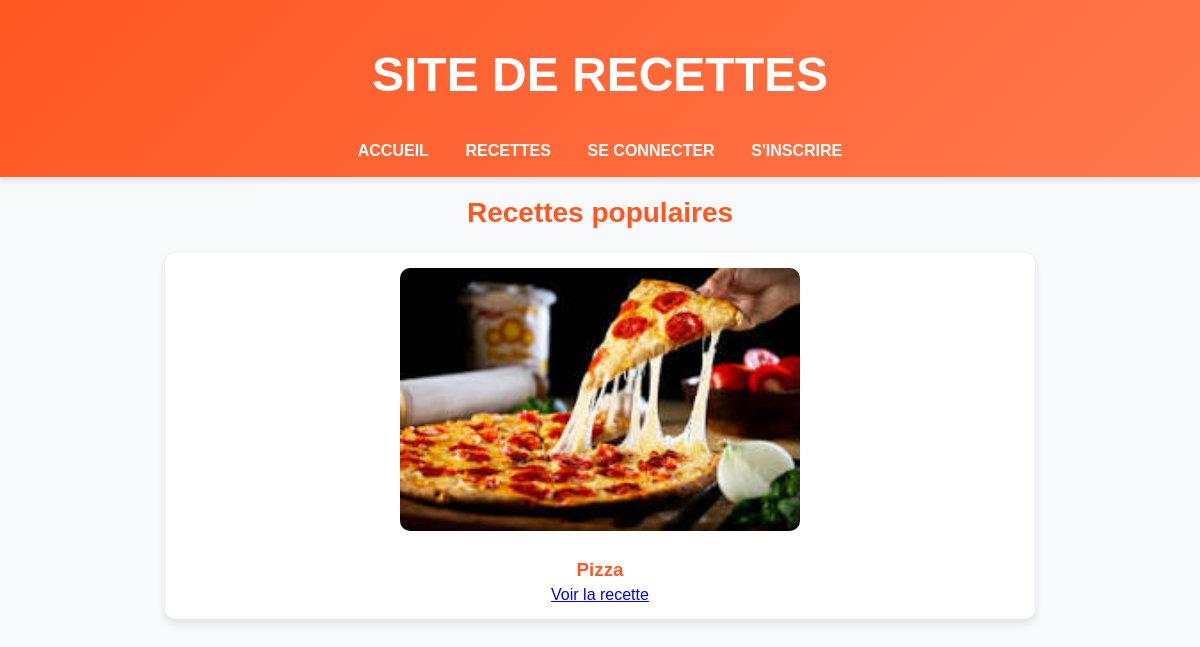
Before: / with the older database file.
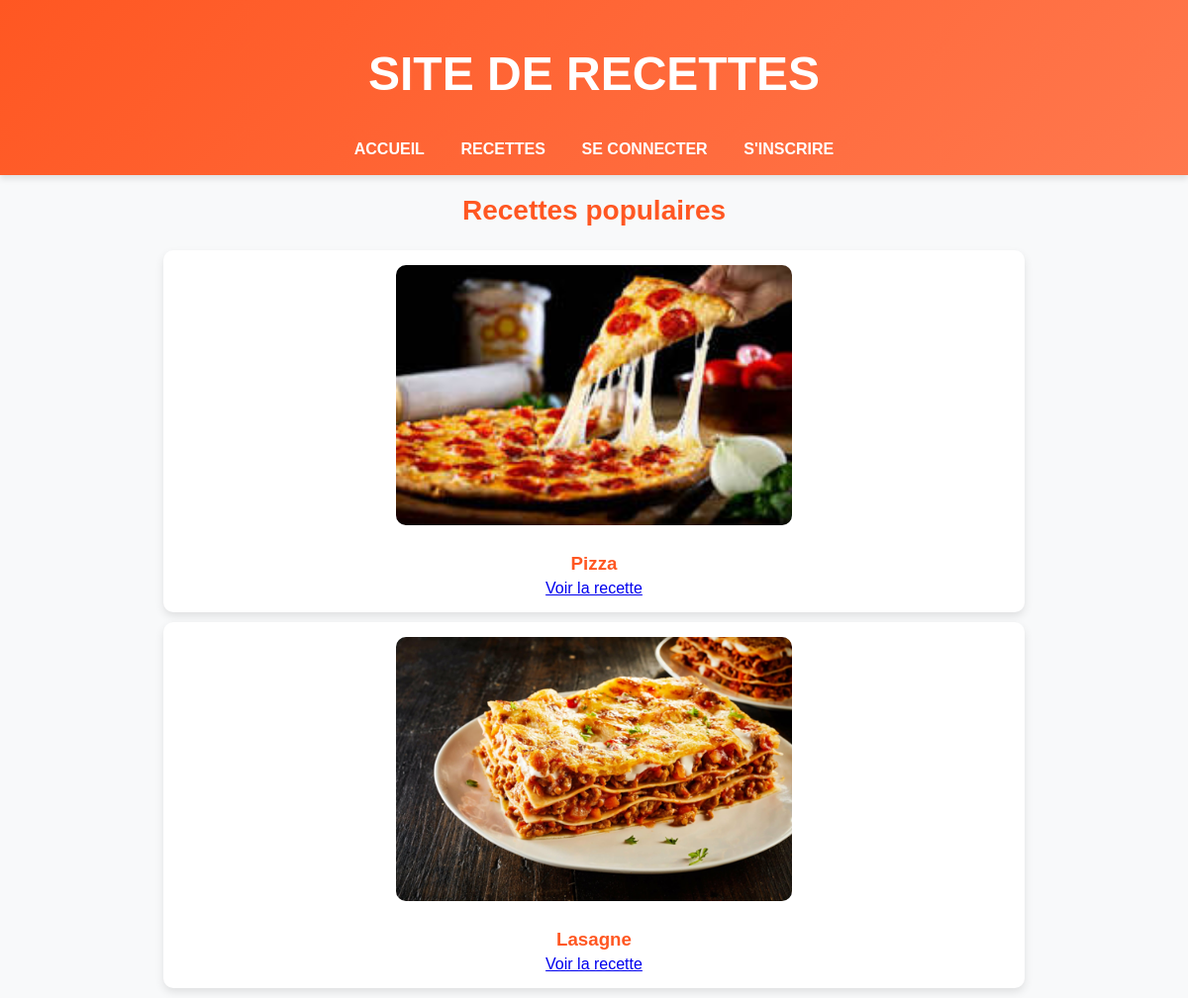
After: the same page with the newer database file.
### app.py (models this page shows)
class Recette(db.Model):
    id = db.Column(db.Integer, primary_key=True)
    nom = db.Column(db.String(100), nullable=False)
    ingredients = db.Column(db.Text, nullable=False)
    instructions = db.Column(db.Text, nullable=False)
    image = db.Column(db.String(100), nullable=True)
    publique = db.Column(db.Boolean, default=False)
    user_id = db.Column(db.Integer, db.ForeignKey('user.id'), nullable=False)

### app.py (the view)
@app.route("/")
def home():
    recettes_publiques = Recette.query.filter_by(publique=True).all()
    return render_template("index.html", recettes=recettes_publiques)

### templates/index.html (shortened to what this page needs)
{% extends "base.html" %}
{% block content %}
<h2>Recettes populaires</h2>
<div class="recettes-container">
    {% for recette in recettes %}
        <div class="recette-card">
            <img src="{{ url_for('static', filename='uploads/' + recette.image) }}" alt="{{ recette.nom }}">
            <h3>{{ recette.nom }}</h3>
            <a href="{{ url_for('afficher_recette', id=recette.id) }}">Voir la recette</a>
        </div>
    {% endfor %}
</div>
{% endblock %}

Changed rows visible on the page:
added Recette: image (picture), nom "Lasagne"
